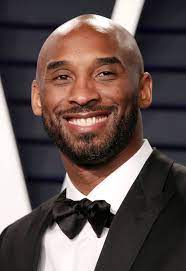
#> input picture Assignment 26/26-6/download.jpg, 186 x 271 px
$ python 26-6.py
#> lines starting #> are read from the running program, lines starting #| are printed output that depends on the picture; after the words box and inside, x2 and y2 are one past the last pixel; in counts of white or black regions, pixels touching at a corner belong together
import cv2

img = cv2.imread("download.jpg")
#> img is the input picture: shape (271, 186, 3); mean B, G, R 78.2, 80.1, 95.6

black = cv2.cvtColor(img, cv2.COLOR_BGR2GRAY)
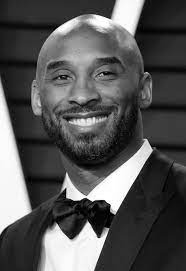
#> black: shape (271, 186); min 0, max 255, mean 84.5

print(black.shape)
#| (271, 186)

for i in range(25, 55):
    for j in range(0, 60):
        black[i-j][j] = 0
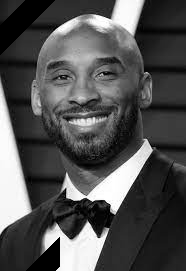
#> black: shape (271, 186); 3.57% of pixels changed, all inside (x1, y1, x2, y2) = (0, 0, 60, 271)


cv2.imshow("", black)
cv2.imwrite("RIP.jpg", black)
cv2.waitKey()
